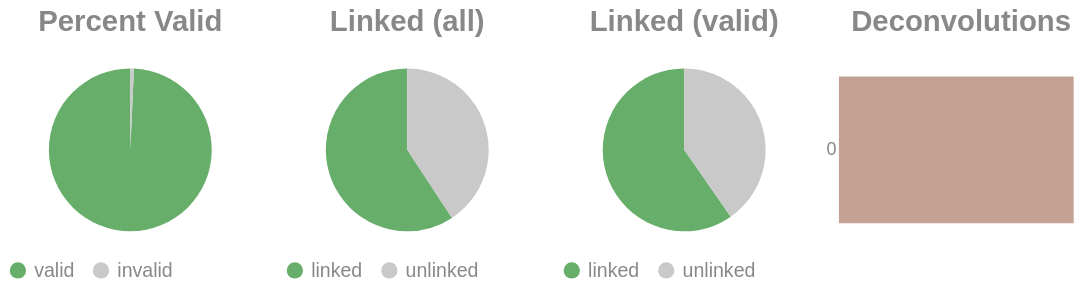

The code cell stored with this chart in its notebook:
### Code cell
if SKIPLR:
    pass
else:
    clash = Counter()
    for i in valids['molecule'].to_list():
        _mol = i.split("-")
        if len(_mol) == 1:
            clash.update('0')
        else:
            clash.update(_mol[-1])

    _d = {"deconvolutions": [], 'count': []}
    for k,v in clash.items():
        _d['deconvolutions'].append(k)
        _d['count'].append(v)

    tot_valid = valids['reads'].sum()
    mask = valids['reads'] >= 2
    n_linked_reads = valids.filter(mask)['reads'].sum()
    if n_linked_reads == 0:
        print_html("No linked molecules (>=2 reads) were detected; skipping linked-only distributions.")
        SKIPLR = True
    else:
        perc_valid = round(tot_valid / n_reads, 4)
        linked_perc_abs = round(n_linked_reads / n_reads, 4)
        linked_perc = round(n_linked_reads / tot_valid, 4)

    _valid = pl.DataFrame({"valids": ['valid', 'invalid'], "count": [tot_valid, n_reads - tot_valid]})
    _linked_abs = pl.DataFrame({"linked (absolute)": ['linked', 'unlinked'], "count": [n_linked_reads, n_reads - n_linked_reads]})
    _linked_rel = pl.DataFrame({"linked (valids)": ['linked', 'unlinked'], "count": [n_linked_reads, tot_valid - n_linked_reads]})

    (
        alt.hconcat(
            piechart(_valid, goodval = 'valid', title = "Percent Valid"),
            piechart(_linked_abs, goodval = "linked", title =  "Linked (all)"),
            piechart(_linked_rel, goodval = "linked", title =  "Linked (valid)"),
            convolutionbar(pl.DataFrame(_d), title = "Deconvolutions"),
            center = True,
            bounds = 'flush'
        )
        .resolve_scale(color='independent')
        .resolve_legend('independent')
        .properties(usermeta={'embedOptions': {"actions": False}})
    ).display()

### Figure 1 — Vega-Lite specification as saved in the notebook (floating-point values rounded to 4 significant figures)
{"width": "container", "height": 400, "config": {"title": {"anchor": "start", "dy": -15, "fontSize": 18, "color": "#888888", "subtitleColor": "#888888", "subtitleFontSize": 14}, "arc": {"fill": "#0072B2"}, "axis": {"domainColor": "#888888", "domainWidth": 0.5, "gridWidth": 0.2, "grid": false, "titleFontWeight": 400, "titleFontSize": 15, "labelFontSize": 11, "labelColor": "#888888", "tickColor": "#888888", "tickWidth": 0.2, "titleColor": "#888888"}, "axisBand": {"grid": false}, "axisX": {"grid": true, "tickSize": 10, "domainCap": "round"}, "axisY": {"domain": false, "grid": true, "tickSize": 0, "domainCap": "round"}, "background": "transparent", "header": {"labelFontSize": 15, "labelColor": "#888888", "titleFontSize": 15, "titleFontWeight": 600, "titleColor": "#888888"}, "legend": {"labelFont": "sans-serif", "labelFontSize": 12, "labelColor": "#888888", "symbolSize": 100, "symbolType": "circle", "titleFontSize": 12, "titlePadding": 10, "titleColor": "#888888", "title": null}, "range": {"category": ["#E69F00", "#56B4E9", "#009E73", "#F0E442", "#0072B2", "#D55E00", "#CC79A7", "#000000"], "diverging": ["#cfe8f3", "#a2d4ec", "#73bfe2", "#46abdb", "#1696d2", "#12719e"]}, "area": {"fill": "#0072B2", "fillOpacity": 0.7, "line": true, "strokeOpacity": 0.7}, "line": {"color": "#0072B2", "stroke": "#0072B2", "strokeWidth": 2}, "trail": {"color": "#0072B2", "stroke": "#0072B2", "strokeWidth": 0, "size": 1}, "point": {"filled": true, "fillOpacity": 1.0, "size": 95}, "text": {"color": "#888888", "fontSize": 11, "align": "right", "fontWeight": 400, "size": 11}, "bar": {"fill": "#0072B2", "stroke": null}, "view": {"stroke": null, "continuousWidth": 660, "continuousHeight": 400}}, "hconcat": [{"data": {"name": "data-3b426ca76d0548cbf64796d0f23374b8"}, "mark": {"type": "arc"}, "encoding": {"color": {"field": "valids", "legend": {"orient": "bottom", "title": null}, "scale": {"domain": ["valid", "invalid"], "range": ["#68ae6b", "#C9C9C9"]}, "title": "Valids", "type": "nominal"}, "theta": {"field": "count", "type": "quantitative"}, "tooltip": [{"field": "valids", "title": "Valids", "type": "ordinal"}, {"field": "percent", "format": ".2%", "title": "Percent", "type": "quantitative"}, {"field": "count", "title": "Count", "type": "quantitative"}]}, "height": 100, "title": {"text": "Percent Valid", "align": "center", "anchor": "middle"}, "transform": [{"calculate": "datum.count / 11927626", "as": "percent"}], "width": 150}, {"data": {"name": "data-af0a771b58eea32f830f78a1515e5022"}, "mark": {"type": "arc"}, "encoding": {"color": {"field": "linked (absolute)", "legend": {"orient": "bottom", "title": null}, "scale": {"domain": ["linked", "unlinked"], "range": ["#68ae6b", "#C9C9C9"]}, "title": "Linked (Absolute)", "type": "nominal"}, "theta": {"field": "count", "type": "quantitative"}, "tooltip": [{"field": "linked (absolute)", "title": "Linked (Absolute)", "type": "ordinal"}, {"field": "percent", "format": ".2%", "title": "Percent", "type": "quantitative"}, {"field": "count", "title": "Count", "type": "quantitative"}]}, "height": 100, "title": {"text": "Linked (all)", "align": "center", "anchor": "middle"}, "transform": [{"calculate": "datum.count / 11927626", "as": "percent"}], "width": 150}, {"data": {"name": "data-fd2d581386b2219f21e7fbced2efd430"}, "mark": {"type": "arc"}, "encoding": {"color": {"field": "linked (valids)", "legend": {"orient": "bottom", "title": null}, "scale": {"domain": ["linked", "unlinked"], "range": ["#68ae6b", "#C9C9C9"]}, "title": "Linked (Valids)", "type": "nominal"}, "theta": {"field": "count", "type": "quantitative"}, "tooltip": [{"field": "linked (valids)", "title": "Linked (Valids)", "type": "ordinal"}, {"field": "percent", "format": ".2%", "title": "Percent", "type": "quantitative"}, {"field": "count", "title": "Count", "type": "quantitative"}]}, "height": 100, "title": {"text": "Linked (valid)", "align": "center", "anchor": "middle"}, "transform": [{"calculate": "datum.count / 11842627", "as": "percent"}], "width": 150}, {"data": {"name": "data-e38179a9073140acac3aec2bf79b89b6"}, "mark": {"type": "bar"}, "encoding": {"color": {"field": "deconvolutions", "legend": null, "scale": {"scheme": "lightgreyred"}, "type": "nominal"}, "tooltip": [{"field": "deconvolutions", "title": "Deconvolutions", "type": "ordinal"}, {"field": "percent", "format": ".2%", "title": "Percent", "type": "quantitative"}, {"field": "count", "title": "Count", "type": "quantitative"}], "x": {"axis": null, "field": "count", "type": "quantitative"}, "y": {"field": "deconvolutions", "sort": "ascending", "title": null, "type": "nominal"}}, "height": 100, "title": {"text": "Deconvolutions", "align": "center", "anchor": "middle"}, "transform": [{"calculate": "datum.count / 6724508", "as": "percent"}], "width": 150}], "bounds": "flush", "center": true, "resolve": {"legend": {"angle": "independent"}, "scale": {"color": "independent"}}, "usermeta": {"embedOptions": {"actions": false}}, "$schema": "https://vega.github.io/schema/vega-lite/v6.1.0.json", "datasets": {"data-3b426ca76d0548cbf64796d0f23374b8": [{"valids": "valid", "count": 11842627}, {"valids": "invalid", "count": 84999}], "data-af0a771b58eea32f830f78a1515e5022": [{"linked (absolute)": "linked", "count": 7068671}, {"linked (absolute)": "unlinked", "count": 4858955}], "data-fd2d581386b2219f21e7fbced2efd430": [{"linked (valids)": "linked", "count": 7068671}, {"linked (valids)": "unlinked", "count": 4773956}], "data-e38179a9073140acac3aec2bf79b89b6": [{"deconvolutions": "0", "count": 6724508}]}}
